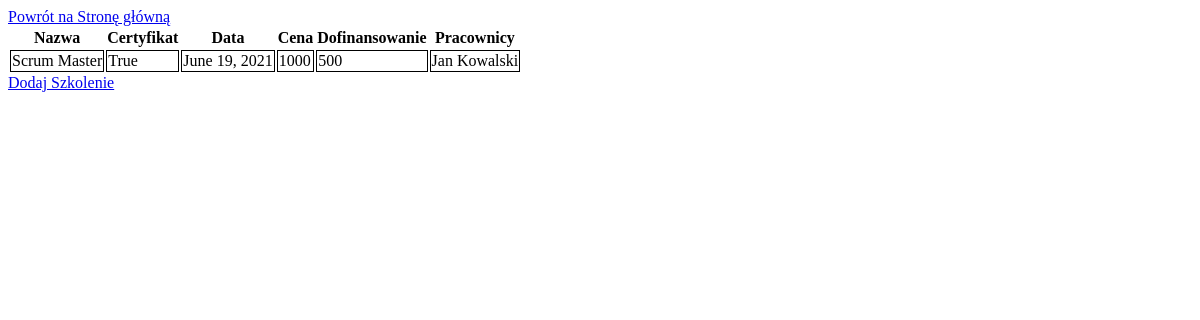
The page /polls/szkolenia/ on the database as committed earlier.
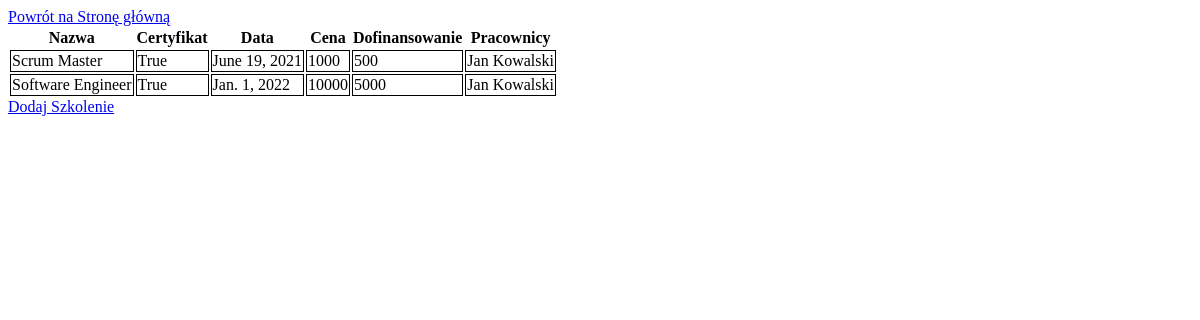
The same page on the database as committed later.
### polls/models.py (models this page shows, shortened)
class Szkolenia(models.Model):
    nazwa = models.CharField(max_length=200)
    certyfikat = models.BooleanField()
    data = models.DateField(auto_now=False, auto_now_add=False)
    cena = models.PositiveIntegerField()
    dofinansowanie = models.PositiveIntegerField()
    pracownik = models.ForeignKey(Pracownicy, on_delete=models.CASCADE)

class Pracownicy(models.Model):
    imie = models.CharField(max_length=100)
    nazwisko = models.CharField(max_length=200)
    data_ur = models.DateField(auto_now=False, auto_now_add=False)
    pesel = models.DecimalField(max_digits=11, decimal_places=0)
    def __str__(self):
        return '%s %s' % (self.imie, self.nazwisko)

### polls/views.py (the view)
# urls.py: path('szkolenia/', views.detail_szkolenia),
def detail_szkolenia(request):
    szkolenia = Szkolenia.objects.all()
    template = loader.get_template('polls/szkolenia.html')
    context = {
        'szkolenia': szkolenia,
    }
    return HttpResponse(template.render(context, request))

### polls/templates/polls/szkolenia.html
{% load static %}
<link rel="stylesheet" type="text/css" href="{% static 'polls/style.css' %}" />
<a href="{% url 'start' %}">Powrót na Stronę główną</a>
{% if szkolenia %}
<table>
  <tr>
    <th>Nazwa</th>
    <th>Certyfikat</th>
    <th>Data</th>
    <th>Cena</th>
    <th>Dofinansowanie</th>
    <th>Pracownicy</th>
  </tr>
  {% for szkolenie in szkolenia %}
  <tr>
    <td>{{szkolenie.nazwa}}</td>
    <td>{{szkolenie.certyfikat}}</td>
    <td>{{szkolenie.data}}</td>
    <td>{{szkolenie.cena}}</td>
    <td>{{szkolenie.dofinansowanie}}</td>
    <td>{{szkolenie.pracownik}}</td>
  </tr>
  {% endfor %}
</table>
{% else %}
<p>No polls are available.</p>
{% endif %}
<a href="/polls/formularz_szkolenia/">Dodaj Szkolenie</a>

Rows that differ between the two databases and show on the page:
added Szkolenia: nazwa "Software Engineer", certyfikat "True", data "Jan. 1, 2022", cena "10000", dofinansowanie "5000", pracownik "Jan Kowalski"
